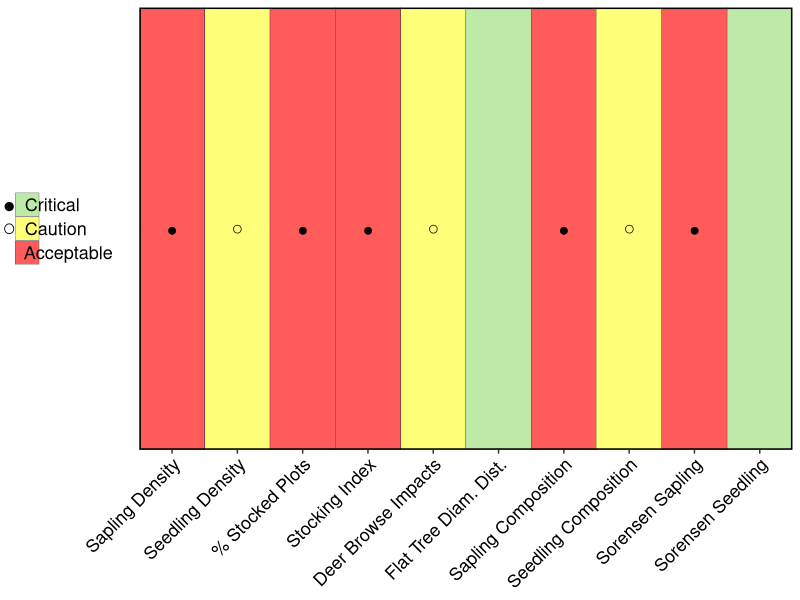
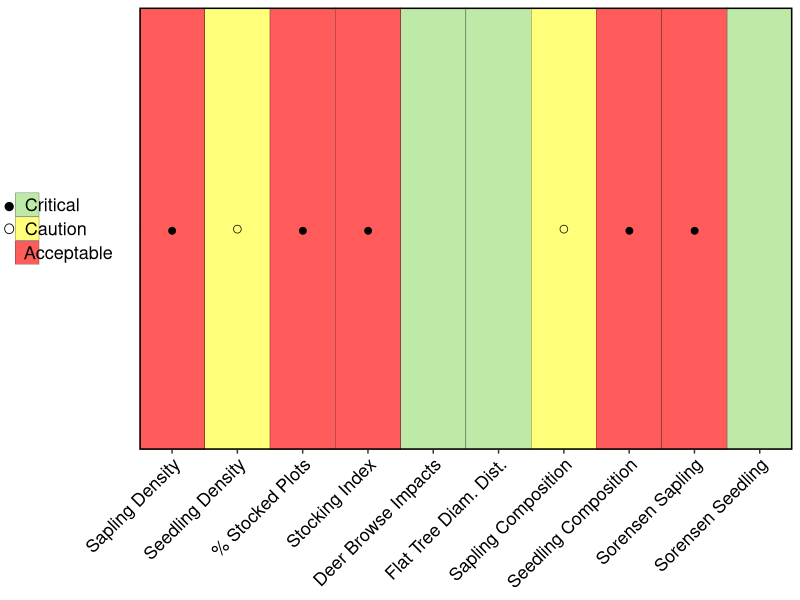
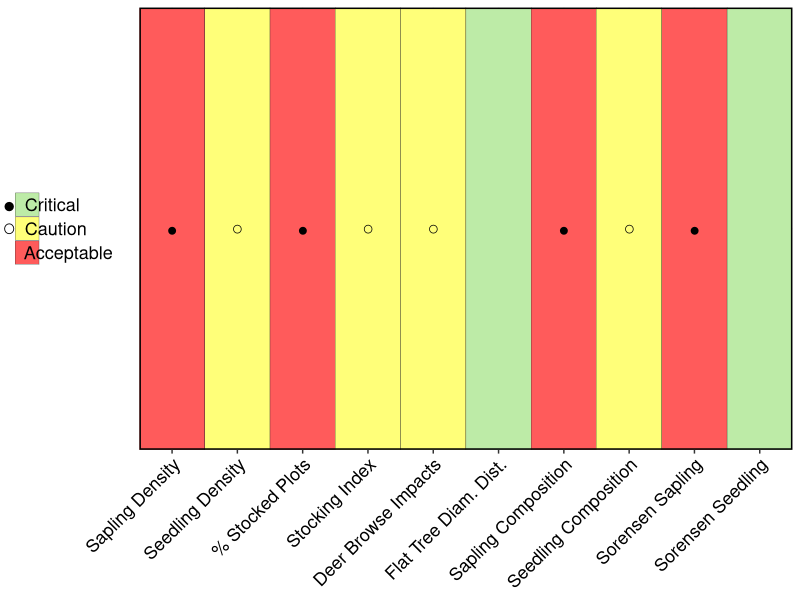
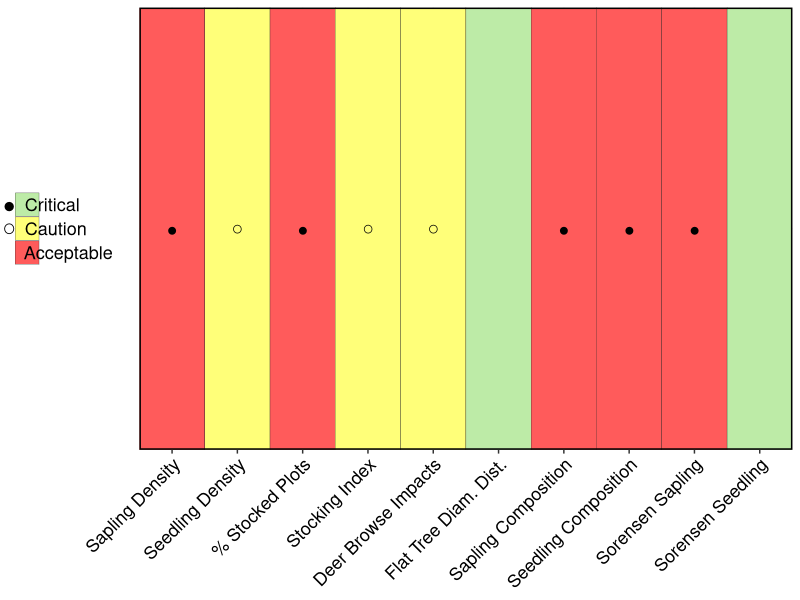
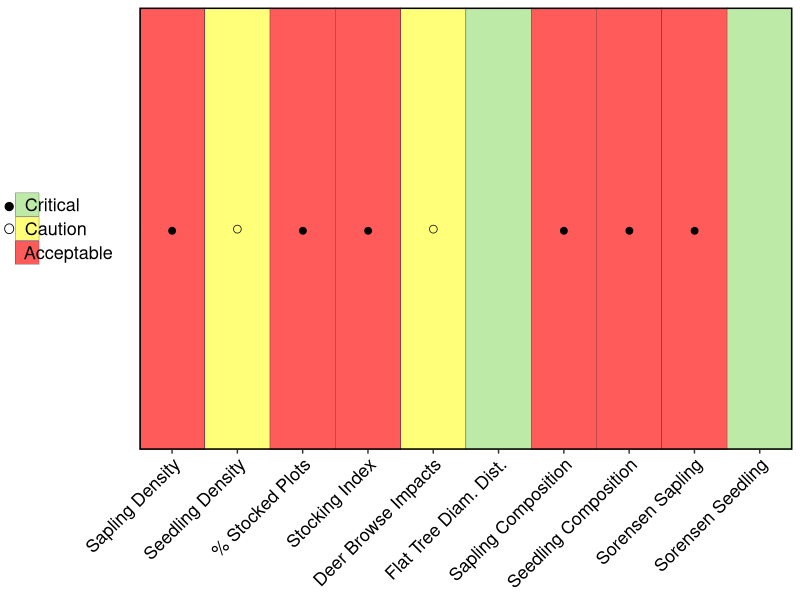
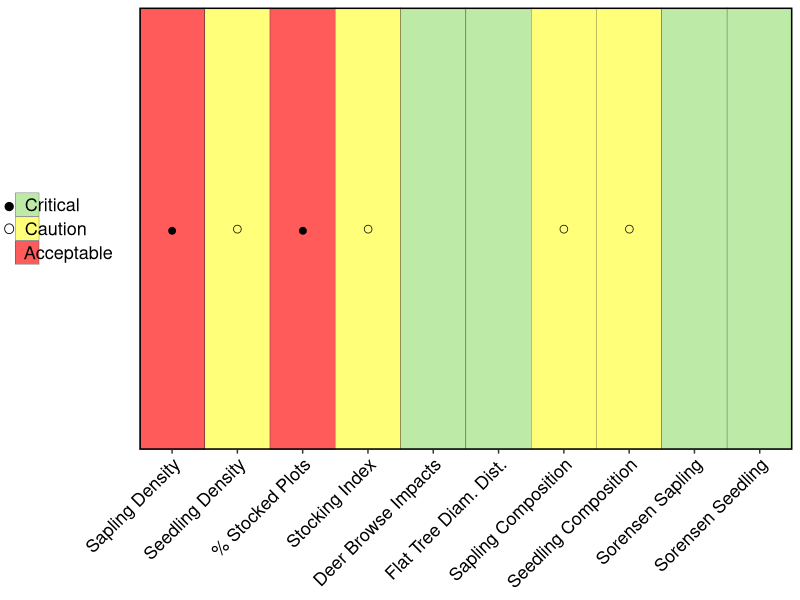
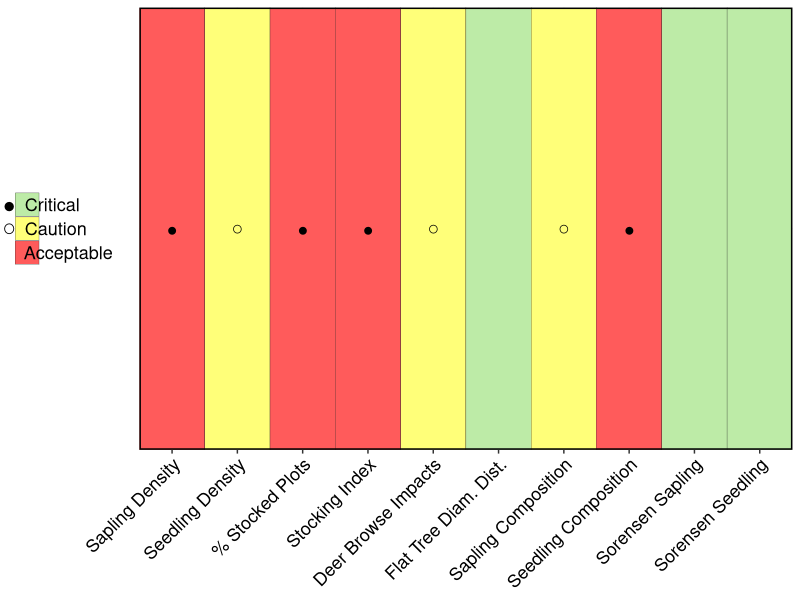
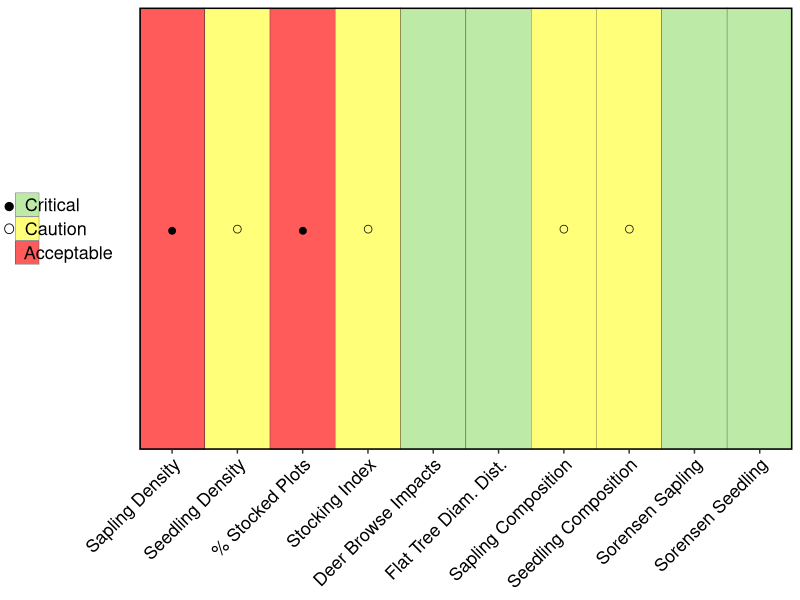

The R source for these figures, in order:
library(tidyverse)


make_plots <- function(parkcode) {
  
results_final <- read.csv("./results/20220325/final_park_results.csv") %>% 
  filter(metgrp == "Regen. Status") %>% 
  filter(park == paste(parkcode))

results_plot <- 
  ggplot(results_final, aes(y = park_ord, x = factor(label_order, level = c("Sapling Density", 
                                                                            "Seedling Density",
                                                                            "% Stocked Plots",
                                                                            "Stocking Index",
                                                                            "Deer Browse Impacts",
                                                                            "Flat Tree Diam. Dist.",
                                                                            "Sapling Composition",
                                                                            "Seedling Composition",
                                                                            "Sorensen Sapling",
                                                                            "Sorensen Seedling"))))+
  geom_tile(aes(fill = sign), color = 'gray15')+
  geom_text(aes(label = case_when(sign == "critical" ~ "●",
                                  sign == "caution" ~ "○",
                                  TRUE ~ "")))+
  #facet_grid(metgrp ~ park_reggrp, scales = 'free', space = 'free', switch = "y")+
  scale_fill_manual(values = c('critical' = "#FF5B5B", 
                               'caution' = "#FFFF79",
                               'acceptable' = '#BDEBA7'),
                               # "signdec_bad" = "#CD5C5C", 
                               # "signinc_good" = "#7DD66D", #"#228B22",
                               # "signdec_good" = "#6DA6D6", 
                               # "signinc_bad" = "#FF8C00",
                               # "nonsign" = "#E3E3E3", 
                               # "notmod" = "white"),
                    labels = c("●  Critical",
                               "○  Caution",
                               "    Acceptable"),
                               # " -         Sign. Decline (Native)",
                               # "+          Sign. Increase (Native)",
                               # " -         Sign. Decline (Exotic)",
                               # "+          Sign. Increase (Exotic)",
                               # "Not Significant",
                               # "Not Modeled"),
                    name = NULL)+
  scale_y_discrete(expand = c(0,0))+
  scale_x_discrete(expand = c(0,0))+
  theme_bw()+
  theme(axis.text.y = element_blank(),
        axis.ticks.y = element_blank(),
        axis.text.x = element_text(size = 13, color = "black", angle = 45, hjust = 1),
        axis.title = element_blank(),
        panel.border = element_rect(color = "black", size = 1),
        #strip.text.y = element_text(size = 10),
        #strip.text.x = element_text(size = 9.5),
        #strip.placement = 'outside',
        legend.spacing.x = unit(0.5, 'cm'),
        legend.position = 'left',
        legend.title = element_text(size = 10), 
        legend.text = element_text(size = 13, margin = margin(l = -0.9, unit = 'cm')),
        #legend.background = element_rect(color = "#B9B9B9", size = 0.25))+
        legend.background = element_blank())+
  labs(x = NULL, y = NULL)
  #guides(fill = guide_legend(ncol = 4, byrow = T, hjust = 1))

results_plot

#ggsave(paste("results/parkregen_plots/", "test.png"), height = 6, width = 4)
ggsave(paste("results/parkregen_plots/", parkcode, ".png", sep = ""), height = 2.2, width = 8)

}



park_names <- read.csv("./data/park_names.csv")
parkcode <- park_names$park


map(parkcode, make_plots)
